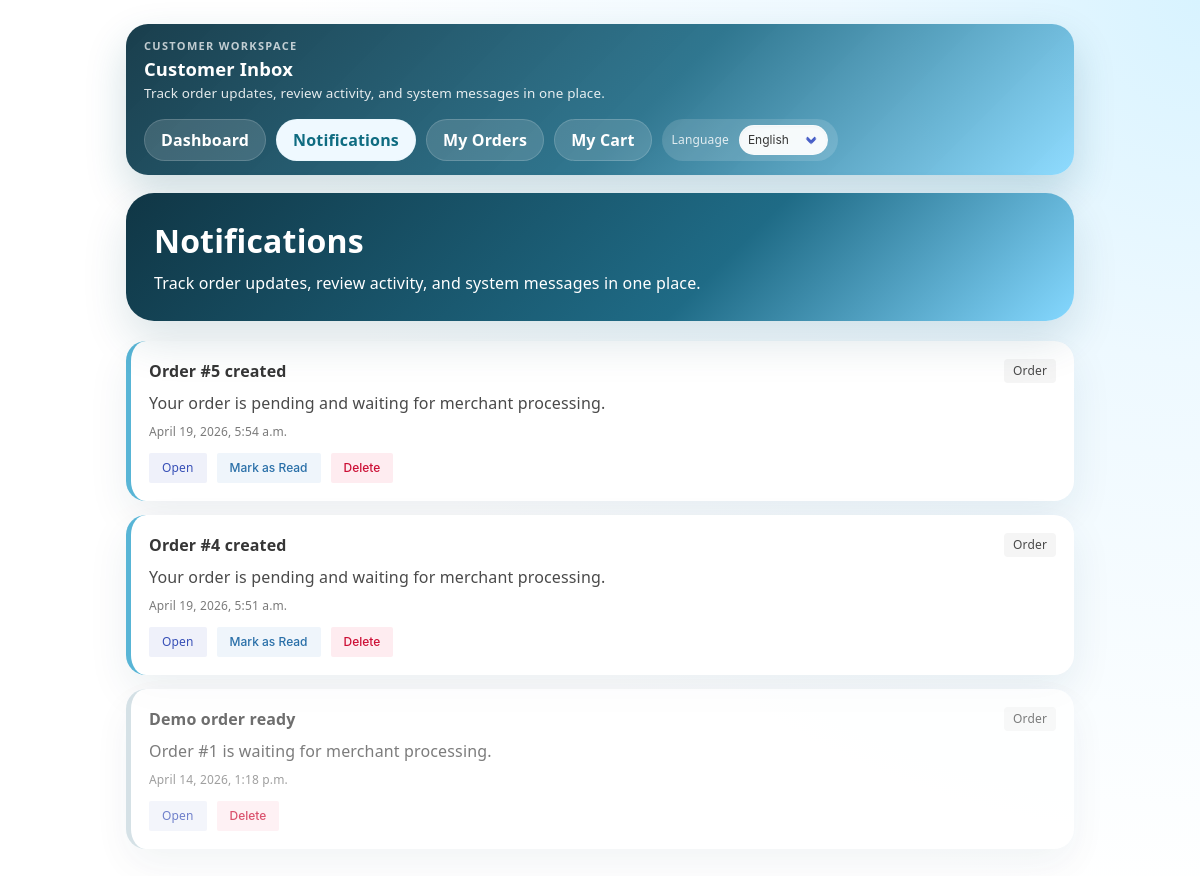
Page /shop/notifications/ (signed in) on the committed database.
### shop/models.py (models this page shows, shortened)
class Notification(models.Model):
    KIND_CHOICES = [
        ('system', _('System')),
        ('order', _('Order')),
        ('review', _('Review')),
        ('inventory', _('Inventory')),
    ]
    recipient = models.ForeignKey(settings.AUTH_USER_MODEL, on_delete=models.CASCADE, related_name='notifications')
    kind = models.CharField(max_length=20, choices=KIND_CHOICES, default='system')
    title = models.CharField(max_length=100)
    message = models.TextField()
    link = models.CharField(max_length=255, blank=True)
    is_read = models.BooleanField(default=False)
    created_at = models.DateTimeField(auto_now_add=True)
    class Meta:
        ordering = ['is_read', '-created_at']

### shop/views.py (the view)
# urls.py: path('notifications/', views.notifications, name='notifications'),
@login_required
def notifications(request):
    user_notifications = request.user.notifications.all()
    template_name = 'MNotification.html' if _is_merchant(request.user) else 'Notification.html'
    return render(request, template_name, {'notifications': user_notifications})

### shop/views.py (called while the page is built)
def _is_merchant(user):
    return user.is_authenticated and getattr(user, 'role', '') == 'merchant'

### templates/Notification.html (shortened to what this page needs)
{% load i18n static %}
<!DOCTYPE html>
<html lang="{{ LANGUAGE_CODE }}">
<head>
  <link rel="stylesheet" href="{% static 'css/bulma.min.css' %}">
  <link rel="stylesheet" href="{% static 'css/app-ui.css' %}">
</head>
<body>
  <div class="shell">
    <div class="customer-nav-shell">
      <div class="customer-brand">
        <span class="customer-brand-kicker">{% trans "Customer Workspace" %}</span>
        <div class="customer-brand-title">{% trans "Customer Inbox" %}</div>
        <div class="customer-brand-subtitle">{% trans "Track order updates, review activity, and system messages in one place." %}</div>
      </div>
      <div class="customer-nav-right">
        <div class="customer-nav-links">
          <a class="customer-nav-link{% if request.resolver_match.url_name == 'index' %} is-current{% endif %}" href="{% url 'login:index' %}">{% trans "Dashboard" %}</a>
          <a class="customer-nav-link{% if request.resolver_match.url_name == 'notifications' %} is-current{% endif %}" href="{% url 'shop:notifications' %}">{% trans "Notifications" %}</a>
          <a class="customer-nav-link{% if request.resolver_match.url_name == 'order' or request.resolver_match.url_name == 'order_detail' %} is-current{% endif %}" href="{% url 'shop:order' %}">{% trans "My Orders" %}</a>
          <a class="customer-nav-link{% if request.resolver_match.url_name == 'cart' %} is-current{% endif %}" href="{% url 'shop:cart' %}">{% trans "My Cart" %}</a>
        </div>
        {% include 'includes/language_switch.html' %}
      </div>
    </div>
    <section class="hero-box">
      <h1 class="title is-3 mb-2">{% trans "Notifications" %}</h1>
      <p class="subtitle is-6 mb-0">{% trans "Track order updates, review activity, and system messages in one place." %}</p>
    </section>
    {% for notification in notifications %}
      <div class="notification-card {% if notification.is_read %}is-read{% endif %}">
        <div class="level is-mobile notification-meta mb-2">
          <div class="level-left">
            <strong>{{ notification.title }}</strong>
          </div>
          <div class="level-right">
            <span class="tag is-light">{{ notification.get_kind_display }}</span>
          </div>
        </div>
        <p class="mb-2">{{ notification.message }}</p>
        <p class="is-size-7 has-text-grey mb-3">{{ notification.created_at|date:"DATETIME_FORMAT" }}</p>
        <div style="display:flex; gap:10px; flex-wrap:wrap;">
          {% if notification.link %}
            <a class="button is-small is-link is-light" href="{{ notification.link }}">{% trans "Open" %}</a>
          {% endif %}
          {% if not notification.is_read %}
            <form action="{% url 'shop:notification_action' notification.id %}" method="post">
              <button class="button is-small is-info is-light" type="submit">{% trans "Mark as Read" %}</button>
            </form>
          {% endif %}
          <form action="{% url 'shop:notification_action' notification.id %}" method="post">
            <button class="button is-small is-danger is-light" type="submit">{% trans "Delete" %}</button>
          </form>
        </div>
      </div>
    {% empty %}
      <article class="message is-light"><div class="message-body">{% trans "You do not have any notifications." %}</div></article>
    {% endfor %}
  </div>
</body>
</html>

### static/css/app-ui.css (style rules this page uses)
body { font-family: system-ui, -apple-system, BlinkMacSystemFont, "Segoe UI", Roboto, "Helvetica Neue", Arial, sans-serif; letter-spacing: 0.15px; }
.shell, .page-shell { animation: fadeIn 0.4s cubic-bezier(0.4, 0, 0.2, 1) forwards; }
.panel-box, .hero-box, .product-card, .metric-card, .box, .card, .toolbar { backdrop-filter: blur(12px); -webkit-backdrop-filter: blur(12px); transition: transform 0.3s cubic-bezier(0.4, 0, 0.2, 1), box-shadow 0.3s cubic-bezier(0.4, 0, 0.2, 1); border: 1px solid rgba(255, 255, 255, 0.4); }
.hero-box { border: none; }
.button { border-radius: 8px; transition: all 0.2s ease; font-weight: 500; }
.tag { border-radius: 6px; font-weight: 500; }
.customer-nav-shell { display: flex; align-items: center; justify-content: space-between; gap: 16px; flex-wrap: wrap; padding: 14px 18px; margin-bottom: 18px; border-radius: 22px; background: linear-gradient(135deg, rgba(16, 54, 69, 0.96) 0%, rgba(31, 107, 134, 0.92) 55%, rgba(133, 216, 255, 0.9) 100%); box-shadow: 0 18px 42px rgba(14, 88, 111, 0.2); color: white; }
.customer-brand { display: flex; flex-direction: column; gap: 4px; }
.customer-brand-kicker { font-size: 11px; letter-spacing: 0.12em; text-transform: uppercase; opacity: 0.72; font-weight: 700; }
.customer-brand-title { font-size: 1.15rem; font-weight: 800; line-height: 1.1; }
.customer-brand-subtitle { font-size: 0.84rem; opacity: 0.88; }
.customer-nav-links, .customer-nav-right { display: flex; align-items: center; gap: 10px; flex-wrap: wrap; }
.customer-nav-link { display: inline-flex; align-items: center; justify-content: center; gap: 8px; min-height: 42px; padding: 0 16px; border-radius: 999px; background: rgba(255, 255, 255, 0.14); color: white; font-weight: 700; border: 1px solid rgba(255, 255, 255, 0.16); transition: transform 0.2s ease, background 0.2s ease, border-color 0.2s ease; }
.customer-nav-link.is-primary, .customer-nav-link.is-current { background: #eff9ff; color: #0f6c81; border-color: rgba(233, 247, 253, 0.85); }

### templates/Notification.html (style rules this page uses)
body { min-height: 100vh; background: radial-gradient(circle at top right, #d8f3ff 0%, #eef9ff 24%, #ffffff 60%); }
.shell { max-width: 980px; margin: 0 auto; padding: 24px 16px 40px; }
.hero-box { background: linear-gradient(135deg, #103645 0%, #1f6b86 62%, #85d8ff 100%); color: white; border-radius: 28px; padding: 28px; margin-bottom: 20px; box-shadow: 0 20px 45px rgba(9, 68, 90, 0.14); }
.hero-box .title, .hero-box .subtitle { color: white; }
.notification-card { background: white; border-radius: 20px; box-shadow: 0 16px 40px rgba(9, 68, 90, 0.08); padding: 18px; margin-bottom: 14px; border-left: 5px solid #58b5d6; }
.notification-card.is-read { opacity: 0.72; border-left-color: #c5d6dd; }
.notification-meta { align-items: flex-start; }
.title + .subtitle { margin-top: 0.75rem !important; }
.title, .subtitle { line-height: 1.25; }

### rows in the picture
Notification: title "Order #5 created", kind "Order", message "Your order is pending and waiting for merchant processing.", created_at "April 19, 2026, 5:54 a.m."
Notification: title "Order #4 created", kind "Order", message "Your order is pending and waiting for merchant processing.", created_at "April 19, 2026, 5:51 a.m."
Notification: title "Demo order ready", kind "Order", message "Order #1 is waiting for merchant processing.", created_at "April 14, 2026, 1:18 p.m."
